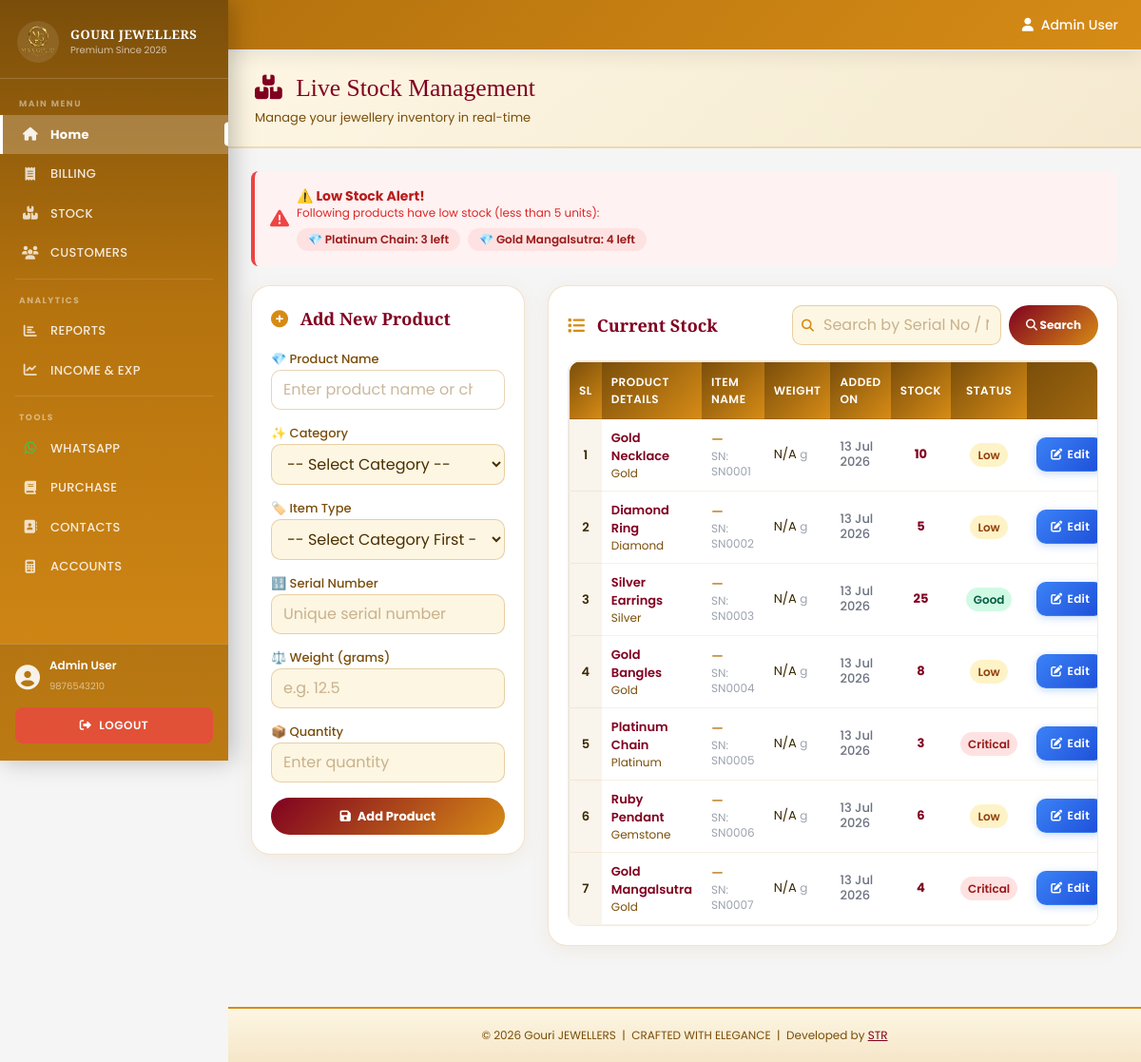
Screenshot of /stock.php (signed in) with the database file from the repository.
### tables this page shows
CREATE TABLE products (
    id INT AUTO_INCREMENT PRIMARY KEY,
    name VARCHAR(200) NOT NULL,
    category VARCHAR(50),
    price DECIMAL(10,2) NOT NULL,
    quantity INT DEFAULT 0,
    created_at TIMESTAMP DEFAULT CURRENT_TIMESTAMP
);

### stock.php (the view, shortened to what this page needs)
<?php
require_once 'config/database.php';
$search = isset($_GET['search']) ? mysqli_real_escape_string($conn, $_GET['search']) : '';
if(!empty($search)) {
    $products = mysqli_query($conn, "SELECT * FROM products WHERE serial_no LIKE '%$search%' OR name LIKE '%$search%' ORDER BY id");
} else {
    $products = mysqli_query($conn, "SELECT * FROM products ORDER BY id");
}
$low_stock = mysqli_query($conn, "SELECT * FROM products WHERE quantity < 5 ORDER BY quantity ASC");
$logo_paths = ['assets/images/moti-removebg-preview.png','images/moti-removebg-preview.png','moti-removebg-preview.png'];
?>
<!DOCTYPE html>
<html lang="en">
<head>
    <link href="https://cdn.jsdelivr.net/npm/tailwindcss@2.2.19/dist/tailwind.min.css" rel="stylesheet">
    <link rel="stylesheet" href="https://cdnjs.cloudflare.com/ajax/libs/font-awesome/6.4.0/css/all.min.css">
    <link rel="stylesheet" href="assets/css/theme.css">
</head>
<body>
<div class="sidebar" id="mainSidebar">
    <div class="sidebar-logo">
        <?php
        foreach($logo_paths as $path) {
            if(file_exists($path)) {
                echo '<img src="'.$path.'" alt="MOTI JEWELLERS Logo">';
                $logo_found = true; break;
            }
        }
        ?>
        <div class="sidebar-logo-text">
            <h2>GOURI JEWELLERS</h2>
            <p>Premium Since 2026</p>
        </div>
    </div>
    <nav class="sidebar-nav">
        <div class="sidebar-section-label">Main Menu</div>
        <a href="index.php" class="active">
            <i class="fas fa-home"></i> Home
        </a>
        <a href="billing.php">
            <i class="fas fa-receipt"></i> BILLING
        </a>
        <a href="stock.php">
            <i class="fas fa-boxes"></i> STOCK
        </a>
        <a href="customers.php">
            <i class="fas fa-users"></i> CUSTOMERS
        </a>
        <div class="sidebar-divider"></div>
        <div class="sidebar-section-label">Analytics</div>
        <a href="reports.php">
            <i class="fas fa-chart-bar"></i> REPORTS
        </a>
        <a href="income_expenses.php">
            <i class="fas fa-chart-line"></i> INCOME & EXP
        </a>
        <div class="sidebar-divider"></div>
        <div class="sidebar-section-label">Tools</div>
        <a href="whatsapp_automation.php">
            <i class="fab fa-whatsapp"></i> WHATSAPP
        </a>
        <a href="purchase.php">
            <i class="fas fa-book"></i> PURCHASE
        </a>
        <a href="contacts.php">
            <i class="fas fa-address-book"></i> CONTACTS
        </a>
        <a href="accounts.php">
            <i class="fas fa-calculator"></i> ACCOUNTS
        </a>
    </nav>
    <div class="sidebar-user">
        <div class="sidebar-user-info">
            <i class="fas fa-user-circle"></i>
            <div class="user-details">
                <p><?php echo htmlspecialchars($_SESSION['user_name']); ?></p>
                <span><?php echo htmlspecialchars($_SESSION['user_mobile'] ?? 'Admin'); ?></span>
            </div>
        </div>
        <a href="logout.php" class="sidebar-logout">
            <i class="fas fa-sign-out-alt"></i> LOGOUT
        </a>
    </div>
</div>
<nav class="nav-gold shadow-lg sticky top-0 z-50" style="margin-left:240px;">
    <div class="container mx-auto px-4 sm:px-6 py-3 sm:py-4">
        <div class="flex justify-between items-center">
            <div class="ml-auto flex items-center gap-4">
                <span class="text-sm font-medium text-white hidden sm:inline">
                    <i class="fas fa-user mr-1"></i>
                    <?php echo htmlspecialchars($_SESSION['user_name']); ?>
                </span>
            </div>
        </div>
    </div>
</nav>
<div class="page-wrapper">
    <div class="page-heading">
        <h1 class="gold-font"><i class="fas fa-boxes mr-2"></i> Live Stock Management</h1>
        <p>Manage your jewellery inventory in real-time</p>
    </div>
    <div class="container mx-auto px-4 sm:px-6 py-6">
        <?php if(mysqli_num_rows($low_stock) > 0): ?>
        <div class="mb-5 p-4 rounded-lg" style="background:#FEF2F2;border-left:4px solid #EF4444;">
            <div class="flex flex-col sm:flex-row sm:items-center gap-2">
                <i class="fas fa-exclamation-triangle text-red-500 text-xl flex-shrink-0"></i>
                <div>
                    <p class="font-bold text-red-700 text-sm">⚠️ Low Stock Alert!</p>
                    <p class="text-red-600 text-xs mb-2">Following products have low stock (less than 5 units):</p>
                    <div class="flex flex-wrap gap-2">
                        <?php
                        mysqli_data_seek($low_stock, 0);
                        while($item = mysqli_fetch_assoc($low_stock)): ?>
                            <span class="inline-block px-3 py-1 rounded-full text-xs font-semibold" style="background:#FEE2E2;color:#991B1B;">
                                💎 <?php echo htmlspecialchars($item['name']); ?>: <?php echo $item['quantity']; ?> left
                            </span>
                        <?php endwhile; ?>
                    </div>
                </div>
            </div>
        </div>
        <?php endif; ?>
        <div class="stock-grid grid grid-cols-1 lg:grid-cols-3 gap-6">
            <div>
                <div class="jewel-card p-5">
                    <h2 class="text-lg font-bold mb-4 gold-font" style="color:#800020;">
                        <i class="fas fa-plus-circle mr-2" style="color:#d68b16;"></i> Add New Product
                    </h2>
                    <form method="POST">
                        <div class="mb-3">
                            <label>💎 Product Name</label>
                            <input list="productNameList" type="text" id="addProductName" name="name" placeholder="Enter product name or choose Others" required class="jewel-input" onchange="onAddProductNameChange()">
                        </div>
                        <div class="mb-3">
                            <label>✨ Category</label>
                            <select name="category" id="addCategorySelect" required class="jewel-input" onchange="updateItemTypes('addCategorySelect','addItemSelect','addCustomItem')">
                                <option value="">-- Select Category --</option>
                            </select>
                        </div>
                        <div class="mb-3">
                            <label>🏷️ Item Type</label>
                            <select name="item_name" id="addItemSelect" required class="jewel-input" onchange="toggleCustomItem('addCustomItem', this.value)">
                                <option value="">-- Select Category First --</option>
                            </select>
                        </div>
                        <div class="mb-3">
                            <label>🔢 Serial Number</label>
                            <input type="text" name="serial_no" placeholder="Unique serial number" required class="jewel-input">
                        </div>
                        <div class="mb-3">
                            <label>⚖️ Weight (grams)</label>
                            <input type="text" name="weight" placeholder="e.g. 12.5" class="jewel-input">
                        </div>
                        <div class="mb-4">
                            <label>📦 Quantity</label>
                            <input type="number" name="quantity" placeholder="Enter quantity" required class="jewel-input">
                        </div>
                        <button type="submit" name="add_product" class="btn-jewel w-full text-center">
                            <i class="fas fa-save mr-1"></i> Add Product
                        </button>
                    </form>
                </div>
            </div>
            <div class="lg:col-span-2">
                <div class="jewel-card p-5">
                    <div class="flex flex-wrap justify-between items-center mb-4 gap-3">
                        <h2 class="text-lg font-bold gold-font" style="color:#800020;">
                            <i class="fas fa-list mr-2" style="color:#d68b16;"></i> Current Stock
                        </h2>
                        <form method="GET" class="flex flex-wrap gap-2">
                            <div class="search-wrapper">
                                <i class="fas fa-search search-icon"></i>
                                <input type="text" name="search" placeholder="Search by Serial No / Name"
                                    value="<?php echo htmlspecialchars($search); ?>"
                                    class="jewel-input" style="padding-left:32px;width:220px;">
                            </div>
                            <button type="submit" class="btn-jewel" style="padding:8px 18px;font-size:12px;">
                                <i class="fas fa-search"></i> Search
                            </button>
                        </form>
                    </div>
                    <div class="table-container overflow-x-auto rounded-xl" style="border:1px solid rgba(181,115,14,0.15);">
                        <table class="jewel-table">
                            <thead>
                                <tr>
                                    <th class="text-left" style="border-radius:12px 0 0 0;">SL</th>
                                    <th class="text-left">Product Details</th>
                                    <th class="text-left">Item Name</th>
                                    <th class="text-left">Weight</th>
                                    <th class="text-left">Added On</th>
                                    <th class="text-center">Stock</th>
                                    <th class="text-center">Status</th>
                                    <th class="text-center" style="border-radius:0 12px 0 0;">Actions</th>
                                </tr>
                            </thead>
                            <tbody>
                                <?php
                                $serial = 1;
                                mysqli_data_seek($products, 0);
                                while($product = mysqli_fetch_assoc($products)):
                                    $qty = $product['quantity'];
                                    $status_class = $qty < 5 ? 'status-low' : ($qty < 20 ? 'status-medium' : 'status-high');
                                    $status_text  = $qty < 5 ? 'Critical' : ($qty < 20 ? 'Low' : 'Good');
                                    $highlight = (!empty($search) && ($product['serial_no'] == $search || stripos($product['name'], $search) !== false)) ? 'search-highlight' : '';
                                ?>
                                <tr class="<?php echo $highlight; ?>">
                                    <td class="serial-number-col"><?php echo $serial++; ?></td>
                                    <td>
                                        <div class="font-semibold" style="color:#800020;"><?php echo htmlspecialchars($product['name']); ?></div>
                                        <div class="text-xs" style="color:#7a4e0a;"><?php echo htmlspecialchars($product['category'] ?? ''); ?></div>
                                    </td>
                                    <td>
                                        <div class="font-medium text-sm" style="color:#b5730e;"><?php echo htmlspecialchars($product['item_name'] ?? '—'); ?></div>
                                        <div class="text-xs" style="color:#9ca3af;">SN: <?php echo htmlspecialchars($product['serial_no']); ?></div>
                                    </td>
                                    <td class="text-sm">
                                        <?php echo htmlspecialchars($product['weight'] ?? 'N/A'); ?>
                                        <span class="text-xs" style="color:#9ca3af;">g</span>
                                    </td>
                                    <td class="text-xs" style="color:#6b7280;">
                                        <?php if(!empty($product['created_at'])): ?>
                                            <span class="font-medium"><?php echo date('d M Y', strtotime($product['created_at'])); ?></span>
                                        <?php else: ?>
                                            <span style="color:#d1d5db;">—</span>
                                        <?php endif; ?>
                                    </td>
                                    <td class="text-center font-bold text-sm" style="color:#800020;"><?php echo $qty; ?></td>
                                    <td class="text-center">
                                        <span class="px-2 py-1 rounded-full text-xs font-semibold <?php echo $status_class; ?>">
                                            <?php echo $status_text; ?>
                                        </span>
                                    </td>
                                    <td class="text-center">
                                        <div class="action-btns flex flex-wrap gap-1 justify-center">
                                            <button onclick="openEditModal(<?php echo $product['id']; ?>,'<?php echo addslashes($product['serial_no']); ?>','<?php echo addslashes($product['name']); ?>','<?php echo addslashes($product['item_name'] ?? ''); ?>','<?php echo $product['category']; ?>','<?php echo addslashes($product['weight'] ?? ''); ?>',<?php echo $product['price']; ?>,<?php echo $product['quantity']; ?>)" class="btn-edit">
                                                <i class="fas fa-edit"></i> Edit
                                            </button>
                                        </div>
                                    </td>
                                </tr>
                                <?php endwhile; ?>
                            </tbody>
                        </table>
                    </div>
                </div>
            </div>
        </div>
    </div>
    <footer style="background:linear-gradient(0deg,#f5e6c8,#fdf6e3);border-top:2px solid #d68b16;padding:20px;margin-top:40px;text-align:center;">
        <p class="text-xs" style="color:#7a4e0a;">
            &copy; 2026 Gouri JEWELLERS &nbsp;|&nbsp; CRAFTED WITH ELEGANCE &nbsp;|&nbsp;
            Developed by <a href="https://saamparktechnologyresearch.in/" target="_blank" style="text-decoration:underline;color:#800020;">STR</a>
        </p>
    </footer>
</div>
</body>
</html>

### rows the page displays
products: name "Platinum Chain", quantity "3", category "Platinum", item_name "—", serial_no "SN0005", weight "N/A", created_at "13 Jul 2026", quantity "Critical"
products: name "Gold Mangalsutra", quantity "4", category "Gold", item_name "—", serial_no "SN0007", weight "N/A", created_at "13 Jul 2026", quantity "Critical"
products: name "Gold Necklace", category "Gold", item_name "—", serial_no "SN0001", weight "N/A", created_at "13 Jul 2026", quantity "10", quantity "Low"
products: name "Diamond Ring", category "Diamond", item_name "—", serial_no "SN0002", weight "N/A", created_at "13 Jul 2026", quantity "5", quantity "Low"
products: name "Silver Earrings", category "Silver", item_name "—", serial_no "SN0003", weight "N/A", created_at "13 Jul 2026", quantity "25", quantity "Good"
products: name "Gold Bangles", category "Gold", item_name "—", serial_no "SN0004", weight "N/A", created_at "13 Jul 2026", quantity "8", quantity "Low"
products: name "Ruby Pendant", category "Gemstone", item_name "—", serial_no "SN0006", weight "N/A", created_at "13 Jul 2026", quantity "6", quantity "Low"

### other values shown
$_SESSION['user_name'] "Admin User"
$_SESSION['user_mobile'] "9876543210"
